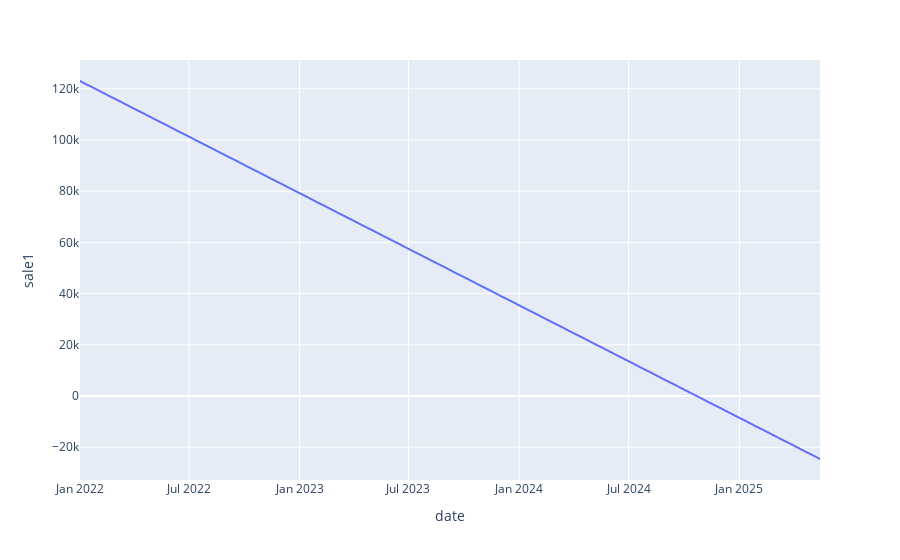

Notebook code cell kept with this figure:
### Code cell
df = pd.DataFrame(data, columns=['date', 'sale1', 'sale2'])
print(df.head())
fig = px.line(df, x="date", y="sale1")
fig.show()

### Figure 1 — Plotly figure (JSON) as saved in the notebook; plotly's stock layout.template omitted (floating-point values rounded to 4 significant figures; data arrays with more than 128 entries replaced by an {"elided": "..."} marker saying what was removed)
{"data": [{"hovertemplate": "date=%{x}<br>sale1=%{y}<extra></extra>", "legendgroup": "", "line": {"color": "#636efa", "dash": "solid"}, "marker": {"symbol": "circle"}, "mode": "lines", "name": "", "showlegend": false, "type": "scattergl", "x": {"elided": "1231 str values"}, "xaxis": "x", "y": {"elided": "1231 int values"}, "yaxis": "y"}], "layout": {"legend": {"tracegroupgap": 0}, "margin": {"t": 60}, "xaxis": {"anchor": "y", "domain": [0, 1], "title": {"text": "date"}}, "yaxis": {"anchor": "x", "domain": [0, 1], "title": {"text": "sale1"}}}}
